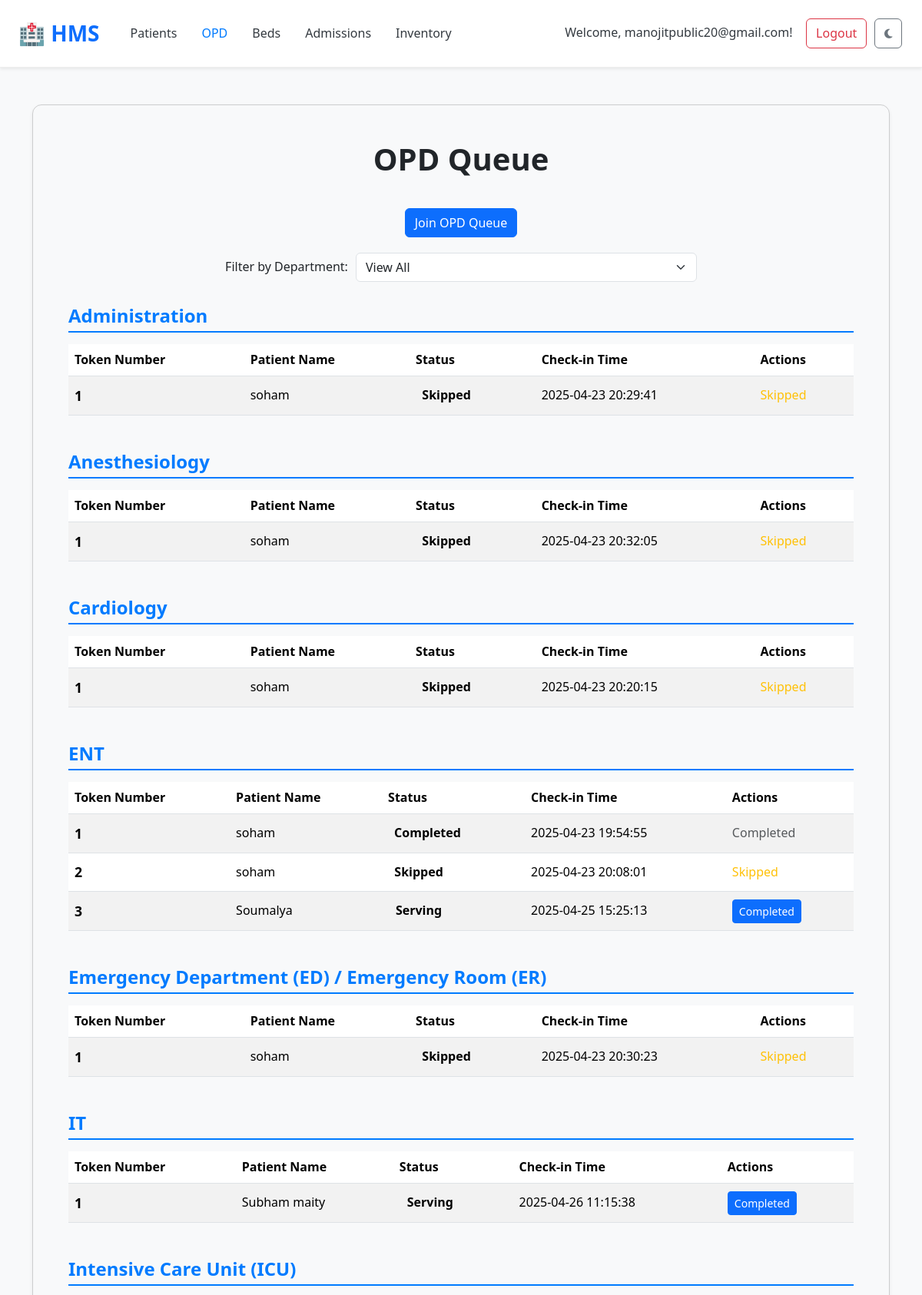
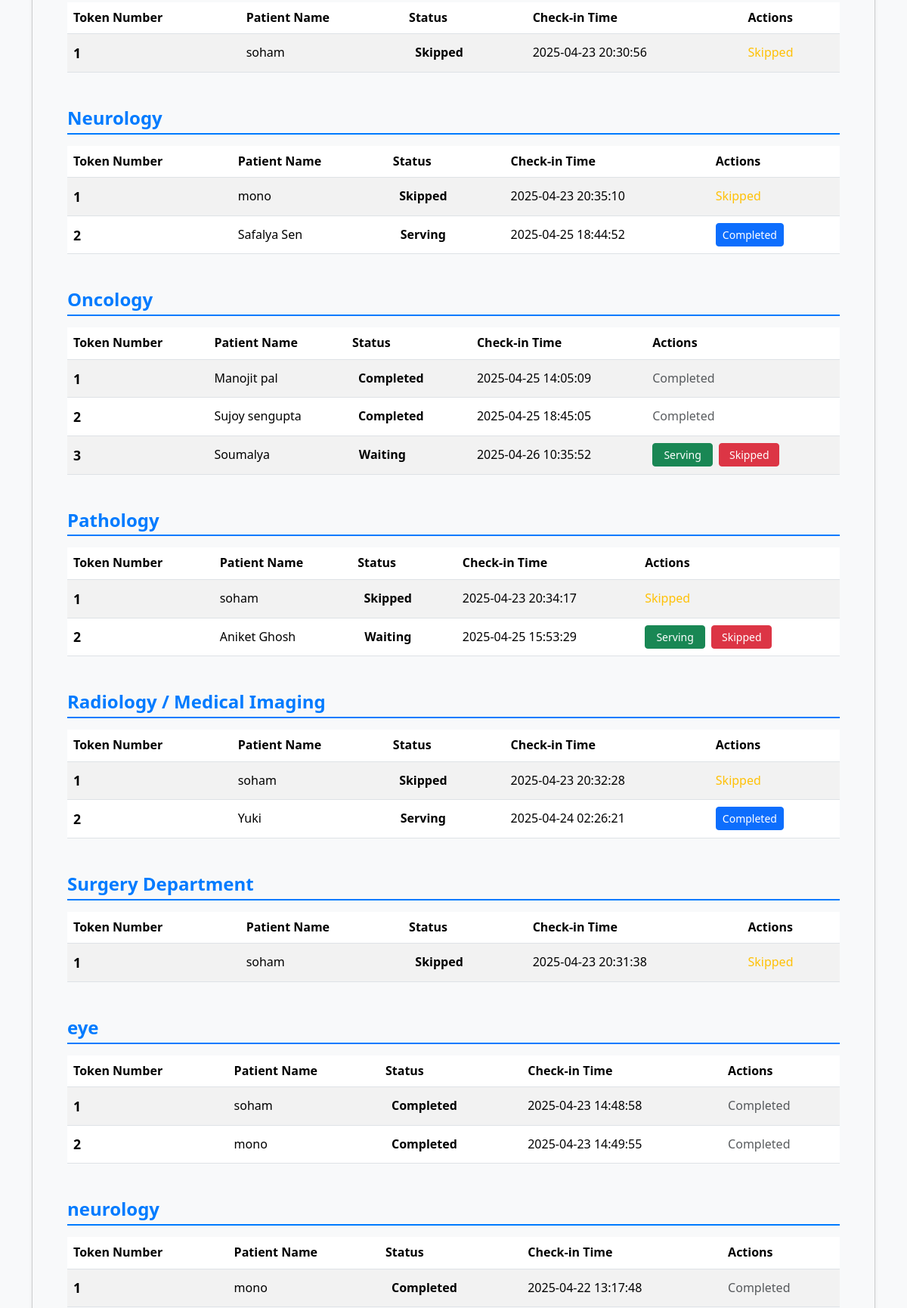
The page /opd (signed in, upper part) on the database its author committed (2 pictures, top to bottom).
### tables this page shows
CREATE TABLE opd_queue (
    queue_id TEXT PRIMARY KEY,
    patient_id TEXT NOT NULL,
    department TEXT NOT NULL,
    token_number INTEGER NOT NULL,
    status TEXT NOT NULL DEFAULT 'Waiting',
    check_in_time TIMESTAMP DEFAULT CURRENT_TIMESTAMP,
    FOREIGN KEY (patient_id) REFERENCES patients(patient_id)
);

CREATE TABLE patients (
    patient_id TEXT PRIMARY KEY,
    name TEXT NOT NULL,
    age INTEGER,
    gender TEXT,
    contact_number TEXT,
    address TEXT,
    emergency_contact TEXT,
    blood_group TEXT,
    medical_history TEXT
);

### app.py (the view)
@app.route('/opd')
def view_opd_queue():
    conn = get_db()
    cursor = conn.cursor()
    selected_department = request.args.get('department', 'All')
    try:
        cursor.execute("SELECT DISTINCT department FROM opd_queue ORDER BY department ASC")
        departments = [row['department'] for row in cursor.fetchall()]
        display_departments = ['All'] + departments
        sql_query = """
            SELECT
                oq.queue_id,
                oq.token_number,
                p.name,
                oq.department,
                oq.status,
                oq.check_in_time
            FROM opd_queue oq
            JOIN patients p ON oq.patient_id = p.patient_id
        """
        query_params = []
        if selected_department != 'All':
            sql_query += " WHERE oq.department = ?"
            query_params.append(selected_department)
        sql_query += " ORDER BY oq.department ASC, oq.check_in_time ASC"
        cursor.execute(sql_query, query_params)
        queue_items = cursor.fetchall()
    except sqlite3.Error as e:
        print(f"Database error fetching OPD queue: {e}")
        flash(f"Error loading OPD queue: {e}", "danger")
        queue_items = []
        departments = []
        display_departments = ['All']
    finally:
        close_db(conn)
    grouped_queue = {}
    for item in queue_items:
        department = item['department']
        if department not in grouped_queue:
            grouped_queue[department] = []
        grouped_queue[department].append(item)
    can_manage_opd = session.get('user_type') in ['hospital', 'doctor']
    return render_template('view_opd_queue.html',
                           grouped_queue=grouped_queue,
                           can_manage_opd=can_manage_opd,
                           departments=display_departments,
                           selected_department=selected_department)

### app.py (called while the page is built)
def get_db():
    conn = sqlite3.connect(DATABASE)
    conn.row_factory = sqlite3.Row
    return conn

### templates/view_opd_queue.html (shortened to what this page needs)
<!DOCTYPE html>
<html lang="en">
<head>
    <link href="https://cdn.jsdelivr.net/npm/bootstrap@5.3.3/dist/css/bootstrap.min.css" rel="stylesheet">
    <link href="https://cdn.jsdelivr.net/npm/aos@2.3.4/dist/aos.css" rel="stylesheet">
    <link rel="stylesheet" href="https://cdnjs.cloudflare.com/ajax/libs/font-awesome/6.5.0/css/all.min.css" />
    <link rel="stylesheet" href="{{ url_for('static', filename='style.css') }}">
    <link rel="stylesheet" href="{{ url_for('static', filename='index_style.css') }}">
</head>
<body {% if g.get('theme')=='dark' %}data-bs-theme="dark" {% endif %}>
    <nav class="navbar navbar-expand-lg navbar-light bg-white shadow-sm px-4" data-aos="fade-down">
        <a class="navbar-brand fw-bold text-primary" href="{{ url_for('index') }}">🏥 HMS</a>
        <div class="collapse navbar-collapse justify-content-between" id="navbarNav">
            <ul class="navbar-nav">
                {% if session.get('user_id') %}
                <li class="nav-item">
                    <a class="nav-link {% if request.endpoint == 'list_patients' %}active{% endif %}"
                        href="{{ url_for('list_patients') }}">Patients</a>
                </li>
                <li class="nav-item">
                    <a class="nav-link {% if request.endpoint == 'view_opd_queue' %}active{% endif %}"
                        href="{{ url_for('view_opd_queue') }}">OPD</a>
                </li>
                <li class="nav-item">
                    <a class="nav-link {% if request.endpoint == 'list_beds' %}active{% endif %}"
                        href="{{ url_for('list_beds') }}">Beds</a>
                </li>
                <li class="nav-item">
                    <a class="nav-link {% if request.endpoint == 'list_admissions' %}active{% endif %}"
                        href="{{ url_for('list_admissions') }}">Admissions</a>
                </li>
                <li class="nav-item">
                    <a class="nav-link {% if request.endpoint == 'view_inventory' %}active{% endif %}"
                        href="{{ url_for('view_inventory') }}">Inventory</a>
                </li>
                {% endif %}
            </ul>
            <ul class="navbar-nav">
                {% if session.get('user_id') %}
                <li class="nav-item">
                    <a class="nav-link navbar-text me-2" href="{{ url_for('view_profile') }}" style="cursor: pointer;">
                        Welcome, {{ session.get('user_email') }}!
                    </a>
                </li>
                <li class="nav-item">
                    <a class="btn btn-outline-danger" href="{{ url_for('logout') }}">Logout</a>
                </li>
                {% endif %}
                <li class="nav-item">
                    <button id="darkModeToggle" class="btn btn-outline-secondary ms-2" title="Toggle Dark Mode"
                        aria-label="Toggle Dark Mode">
                        <i class="fas fa-moon moon-icon"></i>
                    </button>
                </li>
            </ul>
        </div>
    </nav>
    <div class="container my-5">
        <div class="opd-queue-container card shadow-sm">
            <div class="card-body">
                <h1>OPD Queue</h1>
                <div class="join-opd-button-container">
                    <a href="{{ url_for('join_opd_queue') }}" class="btn btn-primary">Join OPD Queue</a>
                </div>
                <div class="department-filter-container">
                    <label for="departmentFilter" class="form-label">Filter by Department:</label>
                    <select id="departmentFilter" class="form-select w-auto">
                        {% for dept in departments %}
                            <option value="{{ dept }}" {% if dept == selected_department %}selected{% endif %}>
                                {% if dept == 'All' %}View All{% else %}{{ dept }}{% endif %}
                            </option>
                        {% endfor %}
                    </select>
                </div>
                {% if grouped_queue | length == 0 %}
                <p class="text-center text-muted">No patients in the OPD queue across all departments{% if selected_department != 'All' %} for {{ selected_department }}{% endif %}.</p>
                {% else %}
                {% for department, queue_items in grouped_queue.items() %}
                <h2 class="department-heading">{{ department }}</h2>
                {% if queue_items | length == 0 %}
                <p class="text-center text-muted empty-department-message">No patients in the {{ department }} queue.</p>
                {% else %}
                <div class="table-responsive">
                    <table class="table table-striped table-hover align-middle opd-queue-table">
                        <thead>
                            <tr>
                                <th>Token Number</th>
                                <th>Patient Name</th>
                                <th>Status</th>
                                <th>Check-in Time</th>
                                {% if can_manage_opd %}
                                <th>Actions</th>
                                {% endif %}
                            </tr>
                        </thead>
                        <tbody>
                            {% for item in queue_items %}
                            <tr data-queue-id="{{ item['queue_id'] }}" class="status-{{ item['status'] | lower }}">
                                <td>{{ item['token_number'] }}</td>
                                <td>{{ item['name'] }}</td>
                                <td>
                                    <span class="status-span status-{{ item['status'] }}">{{ item['status'] }}</span>
                                </td>
                                <td>{{ item['check_in_time'] }}</td>
                                {% if can_manage_opd %}
                                <td>
                                    {% if item['status'] == 'Waiting' %}
                                    <button class="btn btn-sm btn-success status-btn me-1" data-queue-id="{{ item['queue_id'] }}"
                                        data-new-status="Serving">Serving</button>
                                    <button class="btn btn-sm btn-danger status-btn" data-queue-id="{{ item['queue_id'] }}"
                                        data-new-status="Skipped">Skipped</button>
                                    {% elif item['status'] == 'Serving' %}
                                    <button class="btn btn-sm btn-primary status-btn" data-queue-id="{{ item['queue_id'] }}"
                                        data-new-status="Completed">Completed</button>
                                    {% elif item['status'] == 'Completed' %}
                                    <span class="text-muted">Completed</span>
                                    {% elif item['status'] == 'Skipped' %}
                                    <span class="text-warning">Skipped</span>
                                    {% else %}
                                    {{ item['status'] }}
                                    {% endif %}
                                </td>
                                {% endif %}
                            </tr>
                            {% endfor %}
                        </tbody>
                    </table>
                </div>
                {% endif %}
                {% endfor %}
                {% endif %}
            </div>
        </div>
    </div>
</body>
</html>

### static/style.css (style rules this page uses)
html { scroll-behavior: smooth; }
:root { --primary-color: #007bff; --primary-darker: #0056b3; --secondary-color: #6c757d; --light-bg: #f8f9fa; --dark-text: #343a40; --card-border-color: #eee; }
body { font-family: 'Segoe UI', Tahoma, Geneva, Verdana, sans-serif; color: var(--dark-text); background-color: var(--light-bg); line-height: 1.6; }
.navbar { background-color: white !important; border-bottom: 1px solid var(--card-border-color); padding: 1rem 2rem; }
.navbar { position: sticky; top: 0; z-index: 999; }
.nav-item { display: flex; justify-content: center; text-align: center; }
.navbar-brand { font-size: 1.75rem; font-weight: bold; color: var(--primary-color); }
.navbar-nav .nav-link { color: var(--dark-text); margin-left: 1rem; padding: 0.5rem 1rem; }
.navbar-nav .nav-link:hover, .navbar-nav .nav-link.active { color: var(--primary-color); font-weight: 500; }
.navbar-nav .btn { margin: 0.1rem; }

### static/index_style.css (style rules this page uses)
body { opacity: 0; transition: opacity 0.5s ease-in-out; }
body.loaded { opacity: 1; }
.card { transition: transform 0.3s ease, box-shadow 0.3s ease; }
#darkModeToggle { transition: all 0.3s ease; font-size: 14px; padding: 8px 12px; }

### templates/view_opd_queue.html (style rules this page uses)
.opd-queue-container { margin-top: 30px; padding: 30px; background-color: var(--card-bg-color); border-radius: 12px; box-shadow: 0 5px 15px rgba(0, 0, 0, 0.1); }
.opd-queue-container h1 { text-align: center; margin-bottom: 40px; color: var(--text-color); font-weight: 700; }
.opd-queue-table tbody td:first-child { font-weight: bold; font-size: 1.1em; }
.opd-queue-table tbody td:nth-child(2) { font-weight: 500; }
.status-span { font-weight: bold; padding: 4px 8px; border-radius: 4px; display: inline-block; min-width: 80px; text-align: center; }
.status-span.status-Waiting { background-color: var(--warning-color-light); color: var(--warning-color-dark); }
.status-span.status-Serving { background-color: var(--success-color-light); color: var(--success-color-dark); }
.status-span.status-Completed { background-color: var(--secondary-color-light); color: var(--secondary-color-dark); }
.status-span.status-Skipped { background-color: var(--danger-color-light); color: var(--danger-color-dark); }
.opd-queue-table tbody tr.status-serving { background-color: rgba(40, 167, 69, 0.1); border-left: 4px solid var(--success-color); }
.opd-queue-table .status-btn { margin-right: 5px; min-width: 80px; text-align: center; }
.opd-queue-table .status-btn:last-child { margin-right: 0; }
.department-heading { margin-top: 30px; margin-bottom: 15px; padding-bottom: 5px; border-bottom: 2px solid var(--primary-color); color: var(--primary-color); font-size: 1.5rem; font-weight: 600; }
.join-opd-button-container { display: flex; justify-content: center; text-align: center; margin-bottom: 20px; }
.department-filter-container { margin-bottom: 20px; display: flex; align-items: center; justify-content: center; gap: 10px; }
.department-filter-container label { margin-bottom: 0; }

### rows shown on the page
opd_queue: department "Administration", token_number "1", name "soham", status "Skipped", check_in_time "2025-04-23 20:29:41"
opd_queue: department "Anesthesiology", token_number "1", name "soham", status "Skipped", check_in_time "2025-04-23 20:32:05"
opd_queue: department "Cardiology", token_number "1", name "soham", status "Skipped", check_in_time "2025-04-23 20:20:15"
opd_queue: department "ENT", token_number "1", name "soham", status "Completed", check_in_time "2025-04-23 19:54:55"
opd_queue: token_number "2", name "soham", status "Skipped", check_in_time "2025-04-23 20:08:01"
opd_queue: token_number "3", name "Soumalya", status "Serving", check_in_time "2025-04-25 15:25:13"
opd_queue: department "Emergency Department (ED) / Emergency Room (ER)", token_number "1", name "soham", status "Skipped", check_in_time "2025-04-23 20:30:23"
opd_queue: department "IT", token_number "1", name "Subham maity", status "Serving", check_in_time "2025-04-26 11:15:38"
opd_queue: department "Intensive Care Unit (ICU)", token_number "1", name "soham", status "Skipped", check_in_time "2025-04-23 20:30:56"
opd_queue: department "Neurology", token_number "1", name "mono", status "Skipped", check_in_time "2025-04-23 20:35:10"
opd_queue: token_number "2", name "Safalya Sen", status "Serving", check_in_time "2025-04-25 18:44:52"
opd_queue: department "Oncology", token_number "1", name "Manojit pal", status "Completed", check_in_time "2025-04-25 14:05:09"
opd_queue: token_number "2", name "Sujoy sengupta", status "Completed", check_in_time "2025-04-25 18:45:05"
opd_queue: token_number "3", name "Soumalya", status "Waiting", check_in_time "2025-04-26 10:35:52"
opd_queue: department "Pathology", token_number "1", name "soham", status "Skipped", check_in_time "2025-04-23 20:34:17"
opd_queue: token_number "2", name "Aniket Ghosh", status "Waiting", check_in_time "2025-04-25 15:53:29"
opd_queue: department "Radiology / Medical Imaging", token_number "1", name "soham", status "Skipped", check_in_time "2025-04-23 20:32:28"
opd_queue: token_number "2", name "Yuki", status "Serving", check_in_time "2025-04-24 02:26:21"
opd_queue: department "Surgery Department", token_number "1", name "soham", status "Skipped", check_in_time "2025-04-23 20:31:38"
opd_queue: department "eye", token_number "1", name "soham", status "Completed", check_in_time "2025-04-23 14:48:58"
opd_queue: token_number "2", name "mono", status "Completed", check_in_time "2025-04-23 14:49:55"
opd_queue: department "neurology", token_number "1", name "mono", status "Completed", check_in_time "2025-04-22 13:17:48"

### other values the page prints
{{ session.get('user_email') }} "manojitpublic20@gmail.com"
